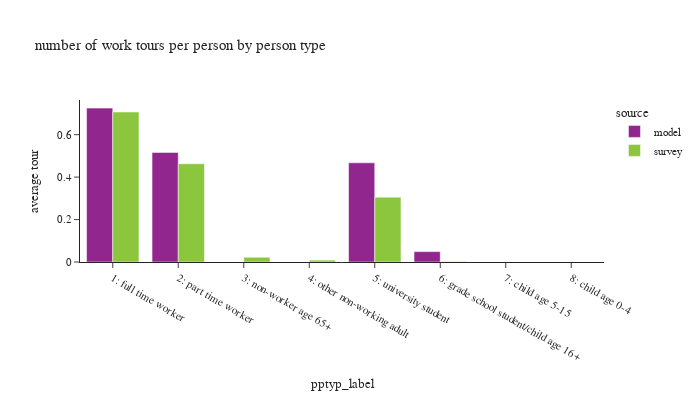

Write notebook code for a chart like this one.
### Code cell
wk_tour = df_tour.loc[df_tour['pdpurp']==1].copy()

df_plot = wk_tour.groupby(['source','pptyp_label'])['toexpfac'].sum().reset_index(). \
    merge(df_person.groupby(['source','pptyp_label'])['psexpfac'].sum().reset_index(), how='left', on=['source','pptyp_label'])
df_plot['average tour'] = df_plot['toexpfac']/df_plot['psexpfac']
# df_plot
fig = px.bar(df_plot, x='pptyp_label', y="average tour", color="source",
             barmode="group",title="number of work tours per person by person type")
fig.update_layout(height=400, width=700, font=dict(size=11),
                  yaxis=dict(tickformat=".2"))
fig.show()

### Figure 1 — Plotly figure (JSON) as saved in the notebook; plotly's stock layout.template omitted (floating-point values rounded to 4 significant figures)
{"data": [{"alignmentgroup": "True", "hovertemplate": "source=model<br>pptyp_label=%{x}<br>average tour=%{y}<extra></extra>", "legendgroup": "model", "marker": {"color": "#91268F", "pattern": {"shape": ""}}, "name": "model", "offsetgroup": "model", "orientation": "v", "showlegend": true, "textposition": "auto", "type": "bar", "x": ["1: full time worker", "2: part time worker", "3: non-worker age 65+", "4: other non-working adult", "5: university student", "6: grade school student/child age 16+", "7: child age 5-15", "8: child age 0-4"], "xaxis": "x", "y": [0.7251, 0.5162, 0, 0, 0.4673, 0.04896, 0, 0], "yaxis": "y"}, {"alignmentgroup": "True", "hovertemplate": "source=survey<br>pptyp_label=%{x}<br>average tour=%{y}<extra></extra>", "legendgroup": "survey", "marker": {"color": "#8CC63E", "pattern": {"shape": ""}}, "name": "survey", "offsetgroup": "survey", "orientation": "v", "showlegend": true, "textposition": "auto", "type": "bar", "x": ["1: full time worker", "2: part time worker", "3: non-worker age 65+", "4: other non-working adult", "5: university student", "6: grade school student/child age 16+", "7: child age 5-15", "8: child age 0-4"], "xaxis": "x", "y": [0.7067, 0.4631, 0.02235, 0.008944, 0.3056, 0.002291, 8.658e-05, 0], "yaxis": "y"}], "layout": {"barmode": "group", "font": {"size": 11}, "height": 400, "legend": {"title": {"text": "source"}, "tracegroupgap": 0}, "title": {"text": "number of work tours per person by person type"}, "width": 700, "xaxis": {"anchor": "y", "domain": [0, 1], "title": {"text": "pptyp_label"}}, "yaxis": {"anchor": "x", "domain": [0, 1], "tickformat": ".2", "title": {"text": "average tour"}}}}
